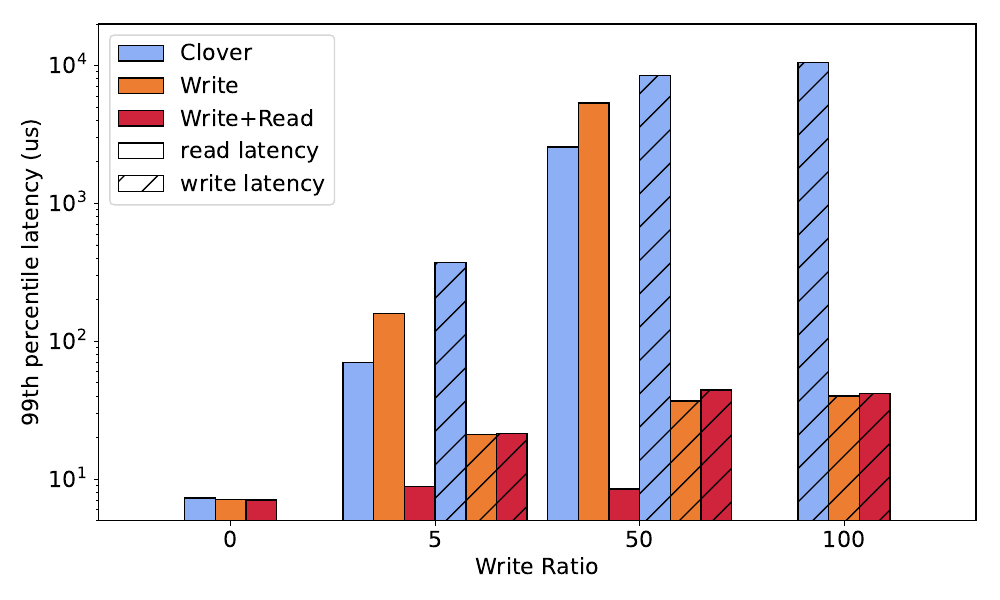

The Python source for this figure:
import matplotlib.pyplot as plt
import numpy as np
from matplotlib.patches import Patch

def reads(arr):
    ret = []
    for val in arr:
        if val != 0.0:
            ret.append(val)
    return ret

def writes(arr):
    ret = []
    for val in arr:
        if val[1] != 0.0:
            ret.append(val[1])
    return ret


def div_thousand_rw (list):
    ret = []
    for val in list:
        ret.append(val/1000.0)
    return ret

def wins(clover,reads):
    for a,b in zip(clover,reads):
        read_win=0
        write_win=0
        try:
            read_win=str(a[0]/b[0])
        except:
            read_win="1"
        
        try:
            write_win=str(a[1]/b[1])
        except:
            write_win="1"


        print("read win " + read_win + "x\t write win " + write_win + "x")

cns_color='#00702eff'                     #indigo
qp_mapping_color='#9470b9ff'              #ruby
read_write_steering_color='#cf243cff'     #alice
write_steering_color='#ed7d31ff'          #kelly
default_clover_color='#8caff6ff'          #Coral 

cns_label='cns -> write'
qp_mapping_label='qp mapping'
read_write_steering_label='write + read steering'
write_steering_label='write steering'
default_clover_label='clover'

master_width=0.45

#fig, (ax1, ax2) = plt.subplots(1,2, figsize=(15,5))
plt.rcParams.update({'font.size': 16})
fig, ax1 = plt.subplots(1 ,1, figsize=(10,6) )

##READS
##READS
##READS
##READS

labels = [ '0', '5', '50', '100'] 
#measure (Read,Write) 99th

clover_r=[7288,70343,2558888,0]
write_r=[7107,159274,5346061,0,]
read_r=[7083,8887,8499,0]
clover_w=[0,373384,8439914,10522757]
write_w=[0,21083,37016,40251]
read_w=[0,21361,44432,41735]

wins(clover_r,read_r)
wins(clover_w,read_w)

clover_r=div_thousand_rw(clover_r)
write_r=div_thousand_rw(write_r)
read_r=div_thousand_rw(read_r)
clover_w=div_thousand_rw(clover_w)
write_w=div_thousand_rw(write_w)
read_w=div_thousand_rw(read_w)


x = np.arange(len(labels))  # the label locations
width = master_width/3  # the width of the bars

div=1

widths=[x - (width * 2 + width/2),x - (width + width/2), x - width/2, x + width/2, x + (width + width/2), x + (width * 2 + width/2)]
i=0
rects_clover_r = ax1.bar(widths[i], clover_r, width, label='Clover',color=default_clover_color,edgecolor='k'); i=i+1
rects_clover_w = ax1.bar(widths[i], clover_w, width, label='Clover',color=default_clover_color,edgecolor='k',hatch='/'); i=i+1
rects_write_r = ax1.bar(widths[i], write_r, width, label='Write',color=write_steering_color,edgecolor='k'); i=i+1
rects_write_w = ax1.bar(widths[i], write_w, width, label='Write',color=write_steering_color,edgecolor='k',hatch='/'); i=i+1
rects_read_r = ax1.bar(widths[i], read_r, width, label='Write+Read',color=read_write_steering_color,edgecolor='k'); i=i+1
rects_read_w = ax1.bar(widths[i] , read_w, width, label='Write+Read',color=read_write_steering_color,edgecolor='k',hatch='/'); i=i+1



# Add some text for labels, title and custom x-axis tick labels, etc.
ax1.set_ylabel('99th percentile latency (us)')
#ax1.set_title('Read Latencies')
ax1.set_xticks(x)
ax1.set_yscale('log')
ax1.set_ylim(5,20000)
ax1.set_xticklabels(labels)
ax1.set_xlabel("Write Ratio")

p1= Patch(facecolor='white', edgecolor='k', hatch="", label="read_latency")
p2= Patch(facecolor='white', edgecolor='k', hatch="/", label='write_latency')
custom_lines = [rects_clover_r,rects_write_r,rects_read_r,p1,p2]

ax1.legend(custom_lines, ["Clover", "Write", "Write+Read", "read latency", "write latency"])

#//ax.bar_label(rects2, padding=3)
figure_name="99th_latency_dense"
plt.tight_layout()
plt.savefig(figure_name+'.pdf')
plt.savefig(figure_name+'.png')